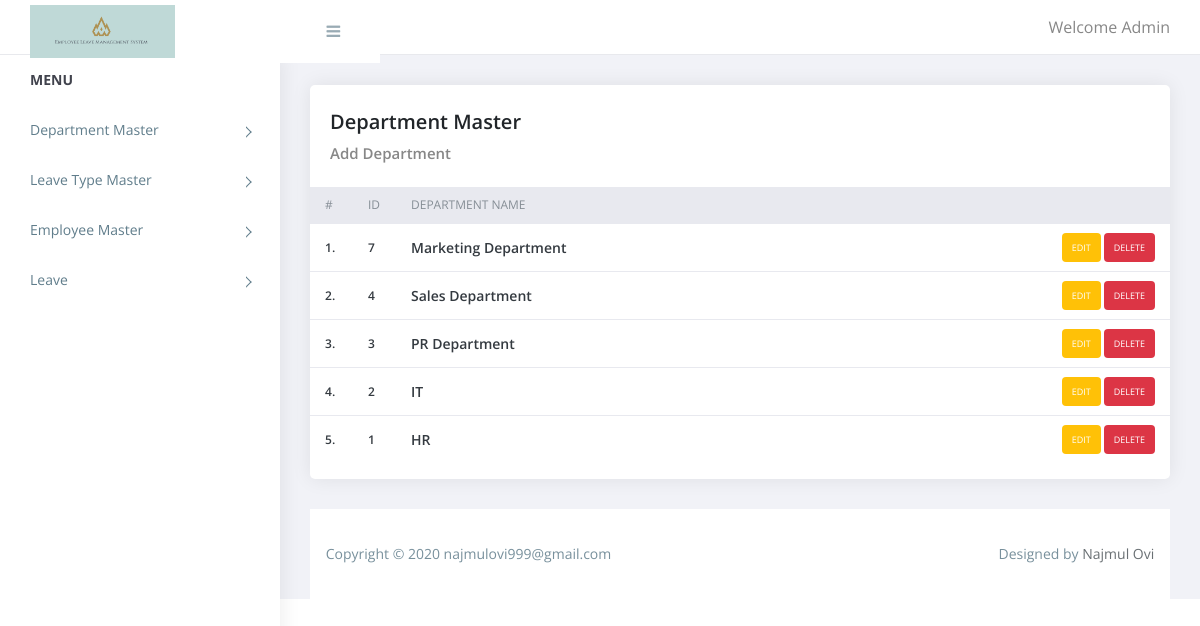
The page /index.php (signed in) on the database its author committed.
### tables this page shows
CREATE TABLE `department` (
  `id` int(11) NOT NULL,
  `department_name` varchar(255) NOT NULL
);

### index.php (the view, shortened to what this page needs)
<?php
    require('top.inc.php');
    $res=mysqli_query($con,"SELECT * FROM department ORDER BY id DESC");
?>
           <?php if($_SESSION['ROLE']==1){?>
                    <div class="content pb-0">
                        <div class="orders">
                            <div class="row">
                                <div class="col-xl-12">
                                    <div class="card">
                                        <div class="card-body">
                                            <h4 class="box-title">Department Master</h4>
                                            <h4 class="box_title_link"><a href="add_department.php">Add Department</a></h4>
                                        </div>
                                        <div class="card-body--">
                                            <div class="table-stats order-table ov-h">
                                                <table class="table">
                                                    <thead>
                                                        <tr>
                                                            <th class="serial" width="5%">#</th>
                                                            <th width="5%">ID</th>
                                                            <th width="70%">Department Name</th>
                                                            <th width="20%"></th>
                                                        </tr>
                                                    </thead>
                                                    <tbody>
                                                        <?php
                                                            $i=0;
                                                            while($row=mysqli_fetch_assoc($res)){
                                                            $i++;
                                                        ?>
                                                                <tr>
                                                                    <td class="serial"><?php echo $i?>.</td>
                                                                    <td><?php echo $row['id']?></td>
                                                                    <td> <span class="name"><?php echo $row['department_name']?></span></td>
                                                                    <td>
                                                                        <span class="badge badge-warning"><a href="add_department.php?id=<?php echo $row['id']?>">Edit</a></span> <span class="badge badge-danger"><a href="index.php?id=<?php echo $row['id']?>&type=delete">Delete</a></span>
                                                                    </td>
                                                                </tr>
                                                        <?php } ?>
                                                    </tbody>
                                                </table>
                                            </div>
                                        </div>
                                    </div>
                                </div>
                            </div>
                        </div>
                    </div>
            <?php } ?>
<?php require('footer.inc.php');?>

### top.inc.php (shortened to what this page needs)
<!DOCTYPE html>
<html class="no-js" lang="en">
<head>
    <link rel="stylesheet" href="assets/css/normalize.css">
    <link rel="stylesheet" href="assets/css/bootstrap.min.css">
    <link rel="stylesheet" href="https://cdn.jsdelivr.net/npm/font-awesome@4.7.0/css/font-awesome.min.css">
    <link rel="stylesheet" href="assets/css/themify-icons.css">
    <link rel="stylesheet" href="assets/css/pe-icon-7-filled.css">
    <link rel="stylesheet" href="assets/css/flag-icon.min.css">
    <link rel="stylesheet" href="assets/css/cs-skin-elastic.css">
    <link rel="stylesheet" href="assets/css/style.css">
</head>
<body>
    <aside id="left-panel" class="left-panel">
        <nav class="navbar navbar-expand-sm navbar-default">
            <div id="main-menu" class="main-menu collapse navbar-collapse">
                <ul class="nav navbar-nav">
                    <li class="menu-title">Menu</li>
                    <?php if($_SESSION['ROLE']=='1'){?>
                        <li class="menu-item-has-children dropdown">
                            <a href="index.php">Department Master</a>
                        </li>
                        <li class="menu-item-has-children dropdown">
                            <a href="leave_type.php">Leave Type Master</a>
                        </li>
                        <li class="menu-item-has-children dropdown">
                            <a href="employee.php">Employee Master</a>
                        </li>
                    <?php }else{ ?>
                        <li class="menu-item-has-children dropdown">
                            <a href="add_employee.php?id=<?php echo $_SESSION['USER_ID']?>">Profile</a>
                        </li>
                    <?php } ?>
                    <li class="menu-item-has-children dropdown">
                        <a href="leave.php">Leave</a>
                    </li>
                </ul>
            </div>
        </nav>
    </aside>
    <div id="right-panel" class="right-panel">
        <header id="header" class="header">
            <div class="top-left">
                <div class="navbar-header">
                    <a class="navbar-brand" href="index.php"><img src="images/logo3.png" alt="Logo"></a>
                    <a id="menuToggle" class="menutoggle"><i class="fa fa-bars"></i></a>
                </div>
            </div>
            <div class="top-right">
                <div class="header-menu">
                    <div class="user-area dropdown float-right">
                        <a href="#" class="dropdown-toggle active" data-toggle="dropdown" aria-haspopup="true" aria-expanded="false">Welcome <?php echo $_SESSION['USER_NAME'];?></a>
                    </div>
                </div>
            </div>
        </header>

### footer.inc.php (shortened to what this page needs)
            <footer class="site-footer">
                <div class="footer-inner bg-white">
                    <div class="row">
                        <div class="col-sm-6">
                            Copyright &copy; 2020 najmulovi999@gmail.com
                        </div>
                        <div class="col-sm-6 text-right">
                            Designed by <a href="javascript:void(0)">Najmul Ovi</a>
                        </div>
                    </div>
                </div>
            </footer>
        </div>
    </body>
</html>

### rows shown on the page
department: id "7", department_name "Marketing Department"
department: id "4", department_name "Sales Department"
department: id "3", department_name "PR Department"
department: id "2", department_name "IT"
department: id "1", department_name "HR"

### other values the page prints
$_SESSION['USER_NAME'] "Admin"
